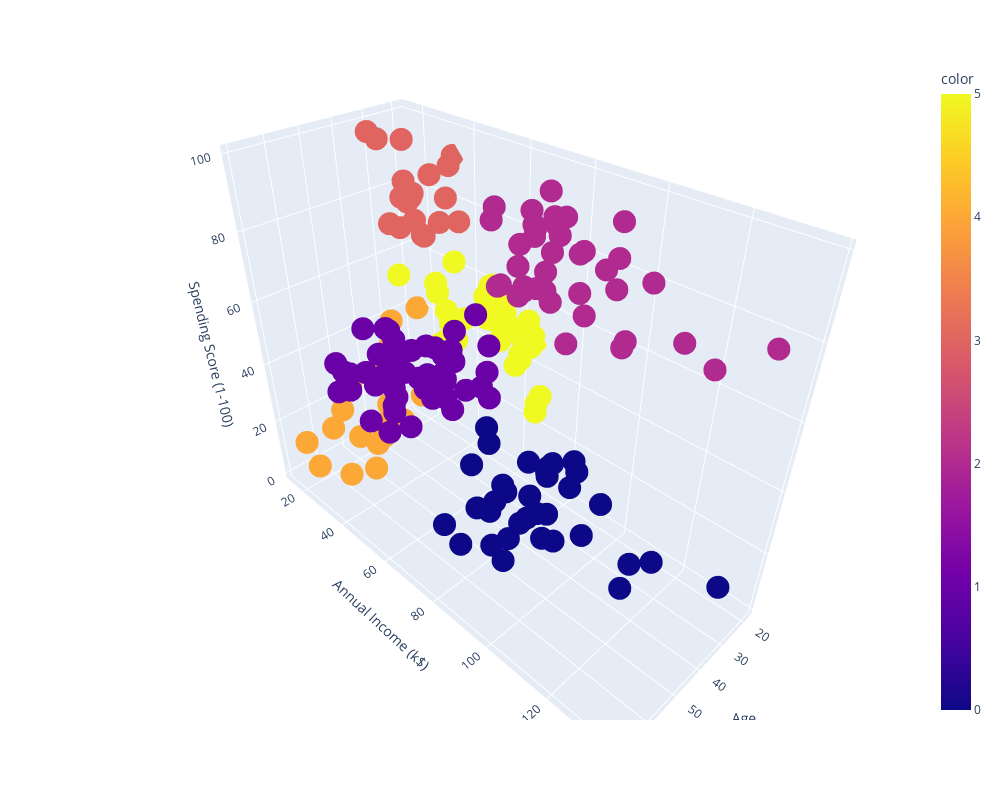

The cell this chart's notebook holds for it:
### Code cell
fig = px.scatter_3d(data_frame=data, x="Age", y="Annual Income (k$)", z= 'Spending Score (1-100)', width=1000, height=800, color=plo)
fig.show()

### Figure 1 — Plotly figure (JSON) as saved in the notebook; plotly's stock layout.template omitted (floating-point values rounded to 4 significant figures; data arrays with more than 128 entries replaced by an {"elided": "..."} marker saying what was removed)
{"data": [{"hovertemplate": "Age=%{x}<br>Annual Income (k$)=%{y}<br>Spending Score (1-100)=%{z}<br>color=%{marker.color}<extra></extra>", "legendgroup": "", "marker": {"color": {"elided": "200 int values"}, "coloraxis": "coloraxis", "symbol": "circle"}, "mode": "markers", "name": "", "scene": "scene", "showlegend": false, "type": "scatter3d", "x": {"elided": "200 int values"}, "y": {"elided": "200 int values"}, "z": {"elided": "200 int values"}}], "layout": {"coloraxis": {"colorbar": {"title": {"text": "color"}}, "colorscale": [[0, "#0d0887"], [0.1111, "#46039f"], [0.2222, "#7201a8"], [0.3333, "#9c179e"], [0.4444, "#bd3786"], [0.5556, "#d8576b"], [0.6667, "#ed7953"], [0.7778, "#fb9f3a"], [0.8889, "#fdca26"], [1, "#f0f921"]]}, "height": 800, "legend": {"tracegroupgap": 0}, "margin": {"t": 60}, "scene": {"domain": {"x": [0, 1], "y": [0, 1]}, "xaxis": {"title": {"text": "Age"}}, "yaxis": {"title": {"text": "Annual Income (k$)"}}, "zaxis": {"title": {"text": "Spending Score (1-100)"}}}, "width": 1000}}
